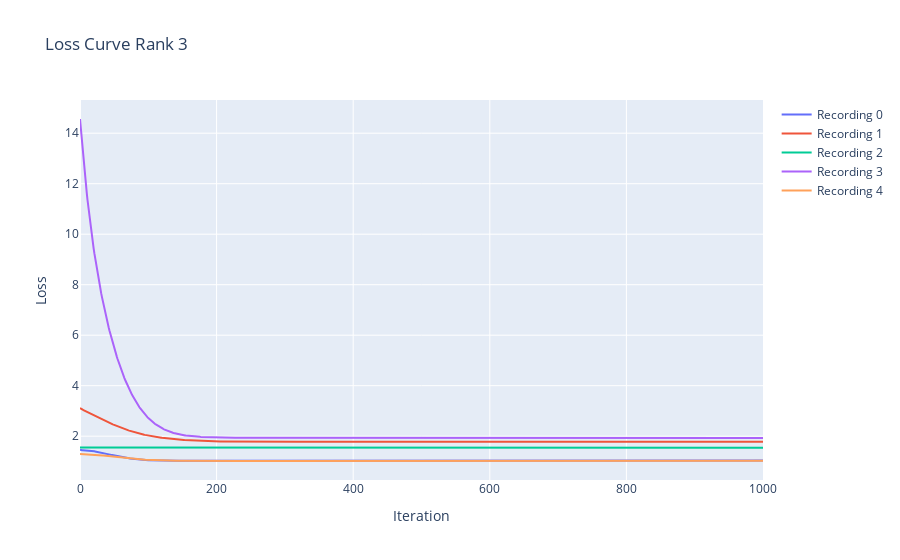

The code cell stored with this chart in its notebook:
### Code cell
# Plot the loss curve using plotly graphical objects
loss = np.array(loss)

fig = go.Figure()
for session in range(num_sessions):
    fig.add_trace(go.Scatter(y=loss[:, session], name=f'Recording {session}'))
fig.update_layout(title=f'Loss Curve Rank {reduced_rank_model.rank}', xaxis_title='Iteration', yaxis_title='Loss')
fig.show()

### Figure 1 — Plotly figure (JSON) as saved in the notebook; plotly's stock layout.template omitted (floating-point values rounded to 4 significant figures; data arrays with more than 128 entries replaced by an {"elided": "..."} marker saying what was removed)
{"data": [{"name": "Recording 0", "type": "scatter", "y": {"elided": "1001 float values"}}, {"name": "Recording 1", "type": "scatter", "y": {"elided": "1001 float values"}}, {"name": "Recording 2", "type": "scatter", "y": {"elided": "1001 float values"}}, {"name": "Recording 3", "type": "scatter", "y": {"elided": "1001 float values"}}, {"name": "Recording 4", "type": "scatter", "y": {"elided": "1001 float values"}}], "layout": {"title": {"text": "Loss Curve Rank 3"}, "xaxis": {"title": {"text": "Iteration"}}, "yaxis": {"title": {"text": "Loss"}}}}
